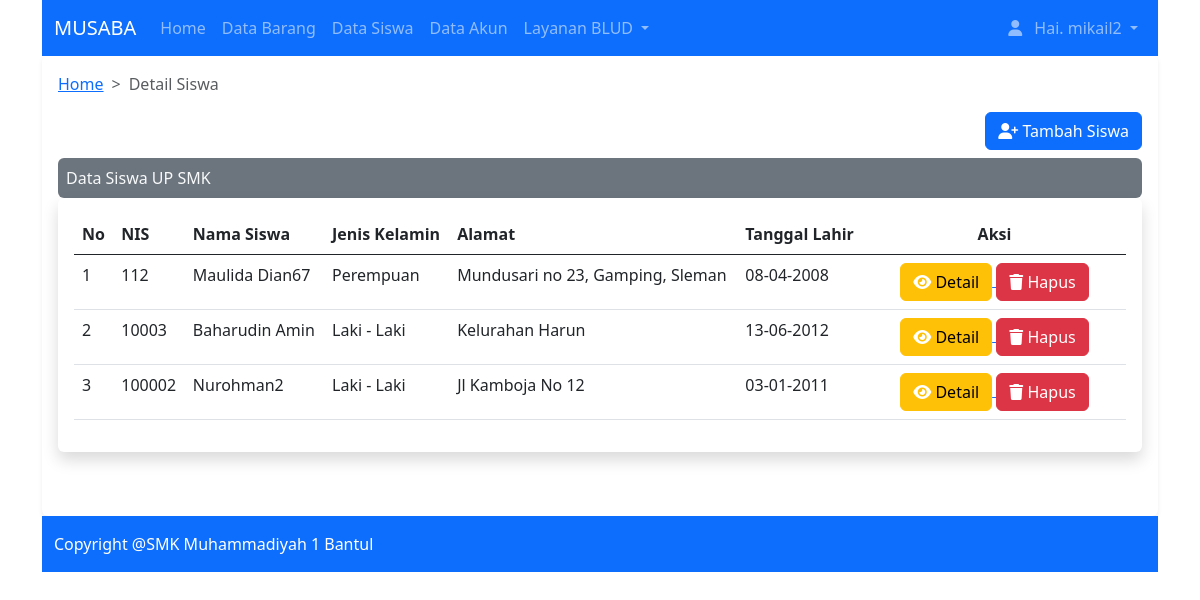
/index.php?p=datasiswa (signed in), run on the app's committed database.
### tables this page shows
CREATE TABLE `siswa` (
  `nis` int(10) NOT NULL,
  `namasiswa` varchar(50) NOT NULL,
  `jk` enum('L','P') NOT NULL,
  `alamat` text NOT NULL,
  `tanggal_lahir` date NOT NULL,
  `foto` varchar(50) NOT NULL
);

### config/controller.php (called while the page is built, shortened)
<?php
function jenkel($jenkel)
{
  if($jenkel == 'L')
  {
    $jk = 'Laki - Laki';
    return $jk;
  }
  else
  {
    $jk = 'Perempuan';
    return $jk;
  }
}
function select($query)
{
    global $koneksi;
    $result = mysqli_query($koneksi,$query);
    $rows = [];
    while ($row = mysqli_fetch_assoc($result))
    {
        $rows[] = $row;
    }
    return $result;
}
?>

### datasiswa.php (the view, shortened to what this page needs)
<nav style="--bs-breadcrumb-divider: '>';" aria-label="breadcrumb">
            <ol class="breadcrumb">
              <li class="breadcrumb-item"><a href="index.html">Home</a></li>
              <li class="breadcrumb-item active" aria-current="page">Detail Siswa</li>
            </ol>
          </nav>
<div class = "col-md-12" style = "text-align:right;"><a href="index.php?p=tambahsiswa">  <button type="button" class="btn btn-primary"> <i class="fa-solid fa-user-plus"></i> Tambah Siswa</button></a></div>
<div class="shadow-none p-2 mt-2 bg-secondary text-light rounded">Data Siswa UP SMK</div>
    <div class="table-responsive shadow p-3 mb-5 bg-body rounded">
    <table id="tabelsiswa" class="table table-hover">
            <thead>
            <tr >
            <th scope="col">No</th>
            <th scope="col">NIS</th>
            <th scope="col">Nama Siswa</th>
            <th scope="col">Jenis Kelamin</th>
            <th scope="col">Alamat</th>
            <th scope="col">Tanggal Lahir</th>
            <th scope="col" style = "text-align:center; width:25%;">Aksi</th>
            </tr>
        </thead>
        <tbody>
        <?php
            $data_siswa = select("SELECT * FROM siswa");
            $no = 1;
        ?>
       <?php foreach($data_siswa as $siswa): ?>
                    <tr>
                    <td><?php echo $no++; ?></td>
                    <td><?php echo $siswa['nis']; ?></td>
                    <td><?php echo $siswa['namasiswa']; ?></td>
                    <td><?php echo jenkel($siswa['jk']); ?></td>
                    <td><?php echo $siswa['alamat']; ?></td>
                    <td><?php echo date("d-m-Y", strtotime($siswa['tanggal_lahir'])); ?></td>
                    <td align="center">
                    <form method="post" action="">
                        <a href = "index.php?p=detailsiswa&id=<?php echo $siswa['nis']; ?>">
                         <button type="button" name="ubah3" class="btn btn-warning"><i class="fa-solid fa-eye" style="color: #ffffff;"></i> Detail</button>
                        </a>
                         <button type="submit" name="delete" class="btn btn-danger"><i class="fa-solid fa-trash" style="color: #ffffff;"></i> Hapus</button>
                     </form>
                </td>
                </tr>
        <?php endforeach; ?>
        </tbody>
    </table>
    </div>

### data on the page
siswa: nis "112", namasiswa "Maulida Dian67", jk "Perempuan", alamat "Mundusari no 23, Gamping, Sleman", tanggal_lahir "08-04-2008"
siswa: nis "10003", namasiswa "Baharudin Amin", jk "Laki - Laki", alamat "Kelurahan Harun", tanggal_lahir "13-06-2012"
siswa: nis "100002", namasiswa "Nurohman2", jk "Laki - Laki", alamat "Jl Kamboja No 12", tanggal_lahir "03-01-2011"

### other printed values
$_SESSION['nama'] "mikail2"
